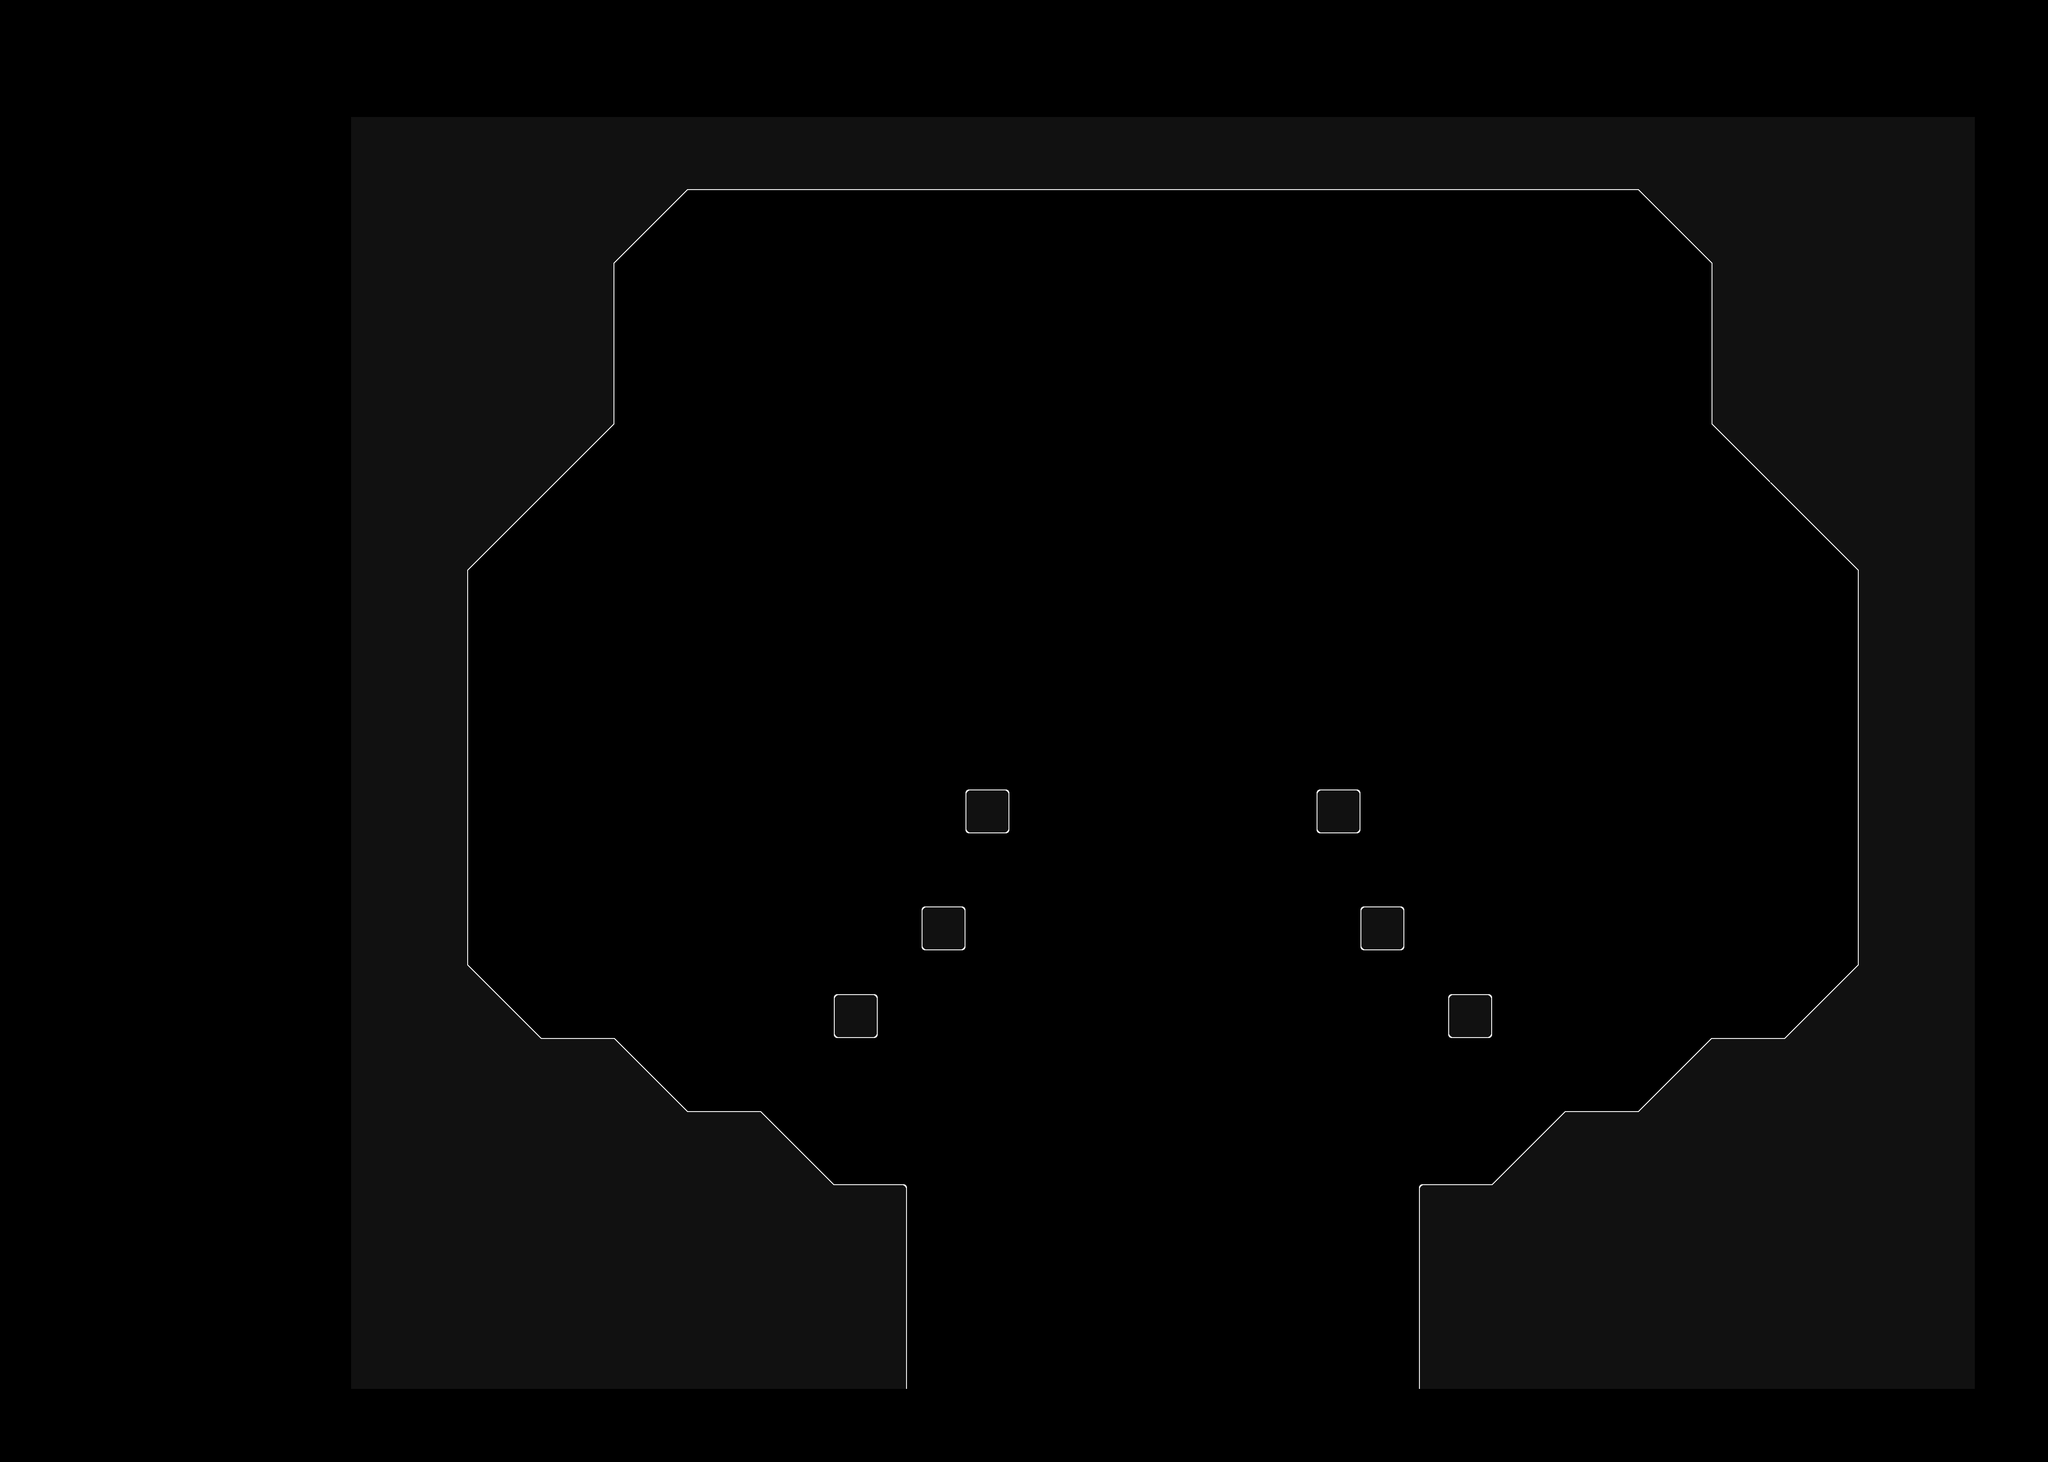

A level layout from a 2D game, rendered from its tile map. Below: a short description, then the map file with tile-grid data replaced by summaries:
An orthogonal 140x100 tile map with 32x32 px tiles, 1 tile layer (Tile Layer 1) and 50 objects (10x Dropthrough, 7x Buzzsaw, 6x WaveSpawn, 4x Start, 3x PrefabWeapon, ...).

<map version="1.2" tiledversion="1.3.1" orientation="orthogonal" renderorder="right-down" compressionlevel="0" width="140" height="100" tilewidth="32" tileheight="32" infinite="0" nextlayerid="4" nextobjectid="74">
 <tileset firstgid="1" source="main_0.tsx" />
 <layer id="1" name="Tile Layer 1" width="140" height="100">
  <data>[14000 cells, 3611 non-empty, 17 distinct tile ids]</data>
 </layer>
 <objectgroup id="3" name="collision-layer">
  <object id="22" x="1984" y="2912">
   <polyline points="0,-64 0,-320 -160,-320 -320,-480 -480,-480 -640,-640 -800,-640 -960,-800 -960,-1664 -640,-1984 -640,-2336 -480,-2496 1600,-2496 1760,-2336 1760,-1984 2080,-1664 2080,-800 1920,-640 1760,-640 1600,-480 1440,-480 1280,-320 1120,-320 1120,-64 0,-64" />
  </object>
  <object id="23" x="1824" y="2176">
   <polyline points="0,0 96,0 96,96 0,96 0,0" />
  </object>
  <object id="24" x="2016" y="1984">
   <polyline points="0,0 96,0 96,96 0,96 0,0" />
  </object>
  <object id="25" x="2112" y="1728">
   <polyline points="0,0 96,0 96,96 0,96 0,0" />
  </object>
  <object id="26" x="2880" y="1728">
   <polyline points="0,0 96,0 96,96 0,96 0,0" />
  </object>
  <object id="27" x="2976" y="1984">
   <polyline points="0,0 96,0 96,96 0,96 0,0" />
  </object>
  <object id="28" x="3168" y="2176">
   <polyline points="0,0 96,0 96,96 0,96 0,0" />
  </object>
 </objectgroup>
 <objectgroup id="2" name="event-layer">
  <object id="1" name="Buzzsaw" type="Buzzsaw" x="1984" y="2688" width="160" height="160">
   <properties>
    <property name="damage" type="float" value="8" />
    <property name="independent" type="bool" value="true" />
   </properties>
  </object>
  <object id="2" name="Buzzsaw" type="Buzzsaw" x="2144" y="2688" width="160" height="160">
   <properties>
    <property name="damage" type="float" value="8" />
    <property name="independent" type="bool" value="true" />
   </properties>
  </object>
  <object id="3" name="Buzzsaw" type="Buzzsaw" x="2304" y="2688" width="160" height="160">
   <properties>
    <property name="damage" type="float" value="8" />
    <property name="independent" type="bool" value="true" />
   </properties>
  </object>
  <object id="4" name="Buzzsaw" type="Buzzsaw" x="2464" y="2688" width="160" height="160">
   <properties>
    <property name="damage" type="float" value="8" />
    <property name="independent" type="bool" value="true" />
   </properties>
  </object>
  <object id="5" name="Buzzsaw" type="Buzzsaw" x="2624" y="2688" width="160" height="160">
   <properties>
    <property name="damage" type="float" value="8" />
    <property name="independent" type="bool" value="true" />
   </properties>
  </object>
  <object id="6" name="Buzzsaw" type="Buzzsaw" x="2784" y="2688" width="160" height="160">
   <properties>
    <property name="damage" type="float" value="8" />
    <property name="independent" type="bool" value="true" />
   </properties>
  </object>
  <object id="7" name="Buzzsaw" type="Buzzsaw" x="2944" y="2688" width="160" height="160">
   <properties>
    <property name="damage" type="float" value="8" />
    <property name="independent" type="bool" value="true" />
   </properties>
  </object>
  <object id="8" name="Dropthrough" type="Dropthrough" x="2112" y="1728" width="864" height="8">
   <properties>
    <property name="independent" type="bool" value="true" />
   </properties>
  </object>
  <object id="9" name="Dropthrough" type="Dropthrough" x="3424" y="1984" width="320" height="8">
   <properties>
    <property name="independent" type="bool" value="true" />
   </properties>
  </object>
  <object id="10" name="Dropthrough" type="Dropthrough" x="1344" y="1984" width="320" height="8">
   <properties>
    <property name="independent" type="bool" value="true" />
   </properties>
  </object>
  <object id="11" name="Dropthrough" type="Dropthrough" x="1664" y="1504" width="352" height="8">
   <properties>
    <property name="independent" type="bool" value="true" />
   </properties>
  </object>
  <object id="12" name="Dropthrough" type="Dropthrough" x="3072" y="1504" width="352" height="8">
   <properties>
    <property name="independent" type="bool" value="true" />
   </properties>
  </object>
  <object id="13" name="Current" type="Current" x="1024" y="1344" width="160" height="672">
   <properties>
    <property name="currentX" type="float" value="0" />
    <property name="currentY" type="float" value="3" />
    <property name="independent" type="bool" value="true" />
   </properties>
  </object>
  <object id="14" name="Current" type="Current" x="3904" y="1344" width="160" height="672">
   <properties>
    <property name="currentX" type="float" value="0" />
    <property name="currentY" type="float" value="3" />
    <property name="independent" type="bool" value="true" />
   </properties>
  </object>
  <object id="15" name="Start" type="Start" x="1824" y="1440" width="32" height="32">
   <properties>
    <property name="triggeringId" value="playerstart" />
   </properties>
  </object>
  <object id="16" name="Start" type="Start" x="3232" y="1440" width="32" height="32">
   <properties>
    <property name="triggeringId" value="playerstart" />
   </properties>
  </object>
  <object id="17" name="Start" type="Start" x="2144" y="1664" width="32" height="32">
   <properties>
    <property name="triggeringId" value="playerstart" />
   </properties>
  </object>
  <object id="18" name="Start" type="Start" x="2912" y="1664" width="32" height="32">
   <properties>
    <property name="triggeringId" value="playerstart" />
   </properties>
  </object>
  <object id="21" name="Prefab" type="PrefabArenaSettingSetter" x="32" y="224" width="32" height="32">
   <properties>
    <property name="prefabId" value="ArenaSettingSetter" />
   </properties>
  </object>
  <object id="29" name="Platform" type="Platform" x="2400" y="2592" width="288" height="32">
   <properties>
    <property name="event" type="bool" value="true" />
    <property name="friction" type="float" value="0" />
    <property name="player" type="bool" value="true" />
    <property name="triggeredId" value="mplat1" />
   </properties>
  </object>
  <object id="30" name="MovePoint" type="MovePoint" x="2528" y="2592" width="32" height="32">
   <properties>
    <property name="connections" value="mplat1" />
    <property name="speed" type="float" value="5" />
    <property name="triggeredId" value="" />
    <property name="triggeringId" value="dummy1" />
   </properties>
  </object>
  <object id="31" name="Dummy" type="Dummy" x="2880" y="2592" width="32" height="32">
   <properties>
    <property name="triggeredId" value="dummy1" />
    <property name="triggeringId" value="dummy2" />
   </properties>
  </object>
  <object id="32" name="Dummy" type="Dummy" x="2176" y="2592" width="32" height="32">
   <properties>
    <property name="triggeredId" value="dummy2" />
    <property name="triggeringId" value="dummy1" />
   </properties>
  </object>
  <object id="33" name="Displacer" type="Displacer" x="2408" y="2584" width="272" height="8">
   <properties>
    <property name="displaceX" type="float" value="0" />
    <property name="triggeringId" value="mplat1" />
   </properties>
  </object>
  <object id="34" name="Bounds" type="Bounds" x="1920" y="992" width="32" height="32">
   <properties>
    <property name="left" type="bool" value="true" />
    <property name="triggeredId" value="bounds1" />
    <property name="up" type="bool" value="true" />
   </properties>
  </object>
  </objectgroup>
</map>
<!-- 18 of 50 objects omitted -->
